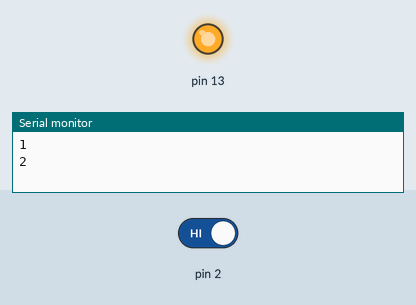
A sketch run on a simulated Arduino Uno, built with avr-gcc and run on an emulated ATmega328P. Parts: output pins drawn as LEDs (lit = HIGH), the last lines printed to the serial monitor. The test bench sets the inputs (shaded band); at power-on: pin 2 HIGH.

Above: at 2.8 s.
2.9 s: pin 2 driven LOW
At 3.6 s:
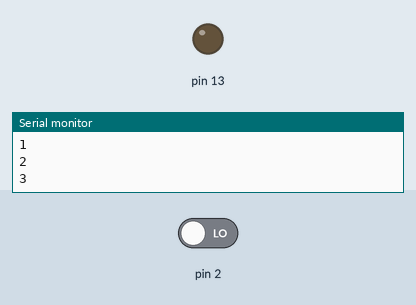
4.5 s: pin 2 driven HIGH
At 6.3 s:
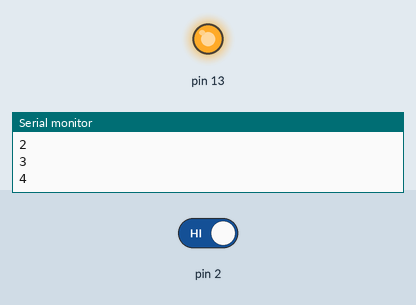
Timing chart, 0 to 7.8 s (numbered marks = the images above; inputs shaded):
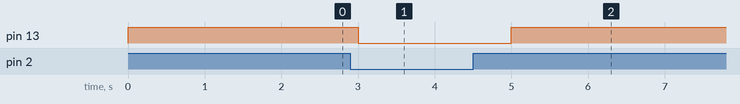

Measured:
- after the input at 2.9 s, pin 13: HIGH → LOW after 0.10 s
- after the input at 4.5 s, pin 13: LOW → HIGH after 0.50 s

The sketch:

pushbtn_buzzer.ino
```cpp
int count = 0;
void setup() {
  pinMode(2, INPUT);
  pinMode(13, OUTPUT);
  Serial.begin(9600);
}

void loop() {
  int in = digitalRead(2);
  if(in == LOW){
    digitalWrite(13, LOW);
    delay(1000);
  }
  else{
    digitalWrite(13, HIGH);
    delay(1000);
    count++;
    Serial.println(count);
  }
}
```
